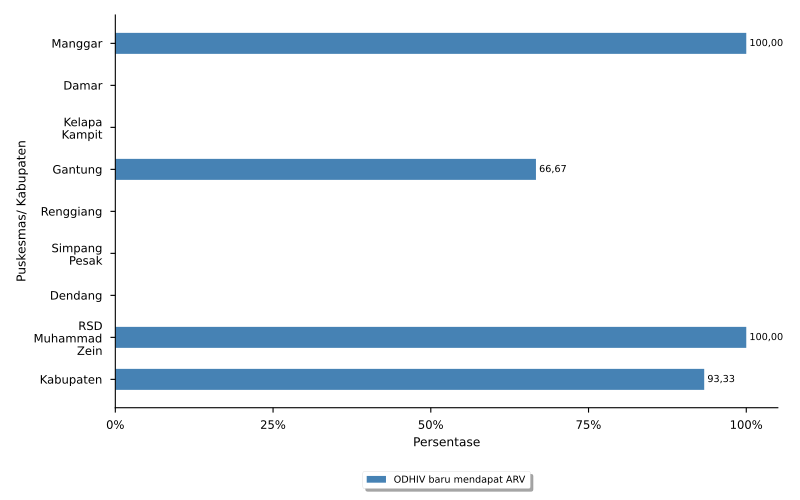

Write the Python code that produced this figure.
import numpy as np
import matplotlib.pyplot as plt
import pandas
from textwrap import wrap
from matplotlib.ticker import FuncFormatter
import locale
locale.setlocale(locale.LC_ALL, 'id_ID.UTF8')
plt.rcParams['pdf.fonttype'] = 42
plt.style.use('seaborn-paper')

import sys, os, inspect
currentdir = os.path.dirname(os.path.abspath(inspect.getfile(inspect.currentframe())))
parentdir = os.path.dirname(currentdir)
sys.path.insert(0, parentdir)

berkasData = currentdir +'\\bab_06_03b_dataARV.csv'
berkasSimpan = currentdir +'\\bab_06_03b_ARV.pdf'
# judulDiagram = 'Cakupan ARV\nTahun 2022'
sumbuX = 'Persentase'
sumbuY = 'Puskesmas/ Kabupaten'
labelBar1 = 'ODHIV baru mendapat ARV'
tickerSumbuX = np.arange(0,110,25)

# read data file
colnames = ['puskesmas','arv']
data = pandas.read_csv(berkasData, names=colnames, sep=';')
puskesmas = data.puskesmas.tolist()
bar1 = data.arv.tolist()

ind = np.arange(len(puskesmas))  # the x locations for the groups
width = 0.5       # the width of the bars

# make bars
fig, ax = plt.subplots()
rects1 = ax.barh(ind, bar1, width, color='steelblue', label=labelBar1)

# add some text for labels, title and axes ticks
# ax.set_title(judulDiagram)
ax.set_xlabel(sumbuX)
ax.set_xticks(tickerSumbuX)
formatter = FuncFormatter(lambda x, pos: "{:n}%".format(x))
ax.xaxis.set_major_formatter(formatter)

ax.set_ylabel(sumbuY)
ax.set_yticks(ind)
ax.set_yticklabels(list([ '\n'.join(wrap(l, 10)) for l in puskesmas ]))
ax.invert_yaxis()

ax.tick_params(axis='both', which='major', labelsize='small')
#ax.grid(axis='y',ls='dashed')
ax.spines['top'].set_visible(False)
ax.spines['right'].set_visible(False)

# make legend box
box = ax.get_position()
ax.set_position([box.x0, box.y0 + box.height * 0.1, box.width, box.height * 0.9])
ax.legend(fontsize='x-small', loc='upper center', bbox_to_anchor=(0.5, -0.15), fancybox=True, shadow=True, ncol=1)

# add data labels
for i, v in enumerate(bar1):
    # check if the coordinate is not NaN
    # the script run fine without it, but it was nice to not see any error popping
    if np.isfinite(v):
        ax.text(v+0.5, i, locale.format_string("%.2f", v), ha='left', va='center', fontsize='x-small')

# finishing
pyrfig = plt.figure(1)
pyrfig.set_figwidth(8)
pyrfig.set_figheight(5)
# tight_layout to make consistent size
# adjust subplot to make room for legend
fig.subplots_adjust(bottom=0.15)
plt.tight_layout()
plt.savefig(berkasSimpan)
plt.close(pyrfig)
#plt.show()
